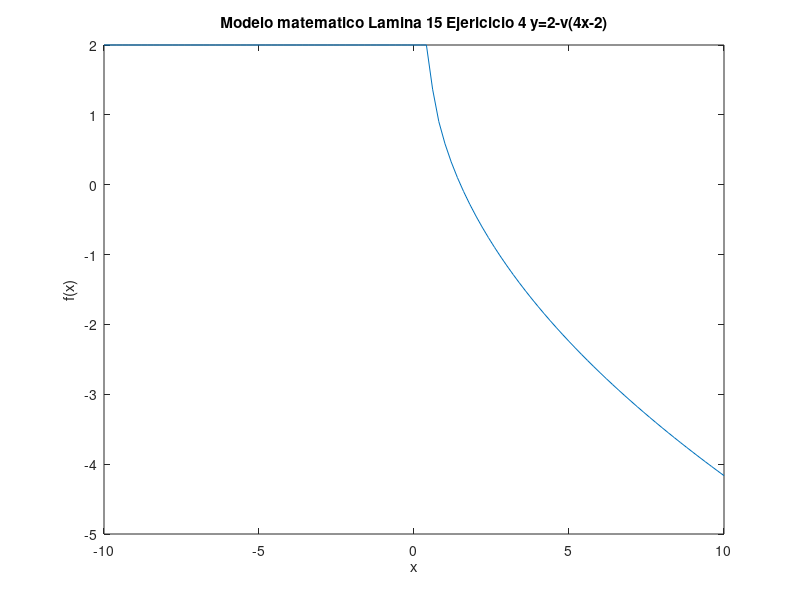

Here is the MATLAB script that generated this plot:
% Octave Script
% Title			:ModelosMatematicos_Lamina 15
% Description		:Script para graficar el ejericio 4 de la lamina 15.
% Author		:Luis Gerardo Cardozo Carranza (Gerard_CRS) luiscardozo161002@gmail.com
% Date			:20210415
% sion		  :1
% Usage			:octave> /path/ModeloMatematicos_Lamina_15_Luis Gerardo Cardozo Carranza_3012
% Notes			:Requiere aplicacion octave usar en consola preferentemente

%   Lamina 15_Ejercicio 4   
% Si se graficá su comportamiento es cuadratico
% limpiar variables
  clear
% Ejemplo y=2-v(4x-2)
% Rango de -10..10 en i = 1
	x = -10 : 0.2 : 10 ;
% Valor de la función
 	y=2-(sqrt((4*(x)-2)));
% Dibujar x, y
	plot (x, y);
% Titulo
	title ("Modelo matematico Lamina 15 Ejericicio 4 y=2-v(4x-2)" );
% Etiqueta para x
	xlabel ("x");
% Etiqueta para y
	ylabel ("f(x)");
